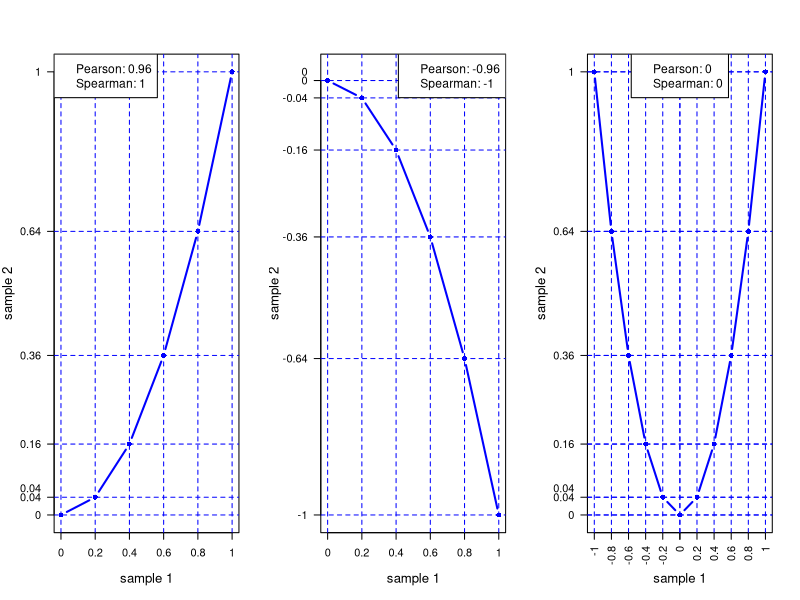

This chart was generated by the following R code:
################################
### Examples of correlations ###
################################

# Creating two samples:
x <- seq(0,1,0.2)
y <- x**2
# The relationship between the samples x and y is not linear.


######### Computing correlations #########

### Computing Pearson correlations:
cor1_p <- cor(x=x, y=y, method="pearson")     # positive correlation
cor1_n <- cor(x=x, y=-1*y, method="pearson")  # negative correlation

### Computing Spearman correlations: # perfect correlations
cor2_p <- cor(x=x, y=y, method="spearman")    # positive correlation
cor2_n <- cor(x=x, y=-1*y, method="spearman") # negative correlation

cor1_0 <- cor(x=c(-1*rev(x),x), y=c(rev(y),y), method="pearson")  # no correlation
cor2_0 <- cor(x=c(-1*rev(x),x), y=c(rev(y),y), method="spearman") # no correlation

######### Visualizing the samples #########
png("Examples_of_correlations.png", width=16, height=5.5, 
    units="in", res=300, pointsize=22)
par(mfrow=c(1,3)) # creating three plots in a row
plot(x=x, y=y, type="b", lwd=2, col="blue", pch=16, ylim=c(0,1),
     xaxt="n", yaxt="n", ann=FALSE)
title(xlab="sample 1", ylab="sample 2", cex.lab=1.2)
axis(side=1, at=x, labels=x)
axis(side=2, at=y, labels=y, las=2)
axis(side=2, at=0.06, labels=0.04, tick=FALSE, las=2) # Add the label 0.04 separately due to lack of space.
abline(h=y, v=x, lty=2, col="blue")
legend("topleft", legend=c( paste0("Pearson: ",  round(cor1_p, digits=2)), 
                            paste0("Spearman: ", round(cor2_p, digits=2)) ),
       cex=1.1)

plot(x=x, y=-1*y, type="b", lwd=2, col="blue", pch=16,  ylim=c(-1,0.02),
     xaxt="n", yaxt="n", ann=FALSE)
title(xlab="sample 1", ylab="sample 2", cex.lab=1.2)
axis(side=1, at=x, labels=x)
axis(side=2, at=-1*y, labels=-1*y, las=2)
axis(side=2, at=0.02, labels=0, tick=FALSE, las=2)
abline(h=-1*y, v=x, lty=2, col="blue")
legend("topright", legend=c( paste0("Pearson: ",  round(cor1_n, digits=2)), 
                             paste0("Spearman: ", round(cor2_n, digits=2)) ),
       cex=1.1)

plot(x=c(-1*rev(x),x), y=c(rev(y),y), type="b", pch=16, lwd=2, col="blue", ylim=c(0,1),
     xaxt="n", yaxt="n", ann=FALSE)
title(xlab="sample 1", ylab="sample 2", cex.lab=1.2)
axis(side=1, at=c(-1*rev(x),x), labels=c(-1*rev(x),x), las=2)
axis(side=2, at=y, labels=y, las=2)
axis(side=2, at=0.06, labels=0.04, tick=FALSE, las=2)
abline(h=c(rev(y),y), v=c(-1*rev(x),x), lty=2, col="blue")
legend("top", legend=c( paste0("Pearson: ",  round(cor1_0, digits=2)), 
                        paste0("Spearman: ", round(cor2_0, digits=2)) ),
       cex=1.1)

graphics.off()

######### Reproducing Spearman-correlation "manually" #########

# Two samples:
x <- 1:5
y <- c(5,70,2,4,6)

print(x)
print(y)

# Calculating correlations automatically:
cor(x=x, y=y, method="pearson")
cor(x=x, y=y, method="spearman")

# "Manual" calculation:
x_ranked <- x # because its elements are in increasing order
y_ranked <- order(y)
cor(x=x_ranked, y=y_ranked, method="pearson") # same as cor(x=x, y=y, method="spearman")
